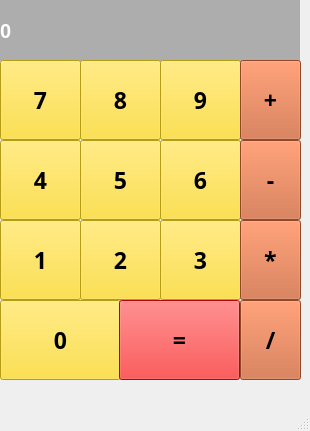
<?xml version="1.0" encoding="UTF-8"?>
<ui version="4.0">
 <class>MainWindow</class>
 <widget class="QMainWindow" name="MainWindow">
  <property name="geometry">
   <rect>
    <x>0</x>
    <y>0</y>
    <width>310</width>
    <height>431</height>
   </rect>
  </property>
  <property name="windowTitle">
   <string>Калькулятор</string>
  </property>
  <widget class="QWidget" name="centralwidget">
   <widget class="QPushButton" name="pushButton_0">
    <property name="geometry">
     <rect>
      <x>0</x>
      <y>300</y>
      <width>121</width>
      <height>80</height>
     </rect>
    </property>
    <property name="font">
     <font>
      <family>Gilroy</family>
      <pointsize>17</pointsize>
      <weight>75</weight>
      <bold>true</bold>
     </font>
    </property>
    <property name="styleSheet">
     <string notr="true">background-color: rgb(255, 218, 28);</string>
    </property>
    <property name="text">
     <string>0</string>
    </property>
    <property name="autoDefault">
     <bool>false</bool>
    </property>
   </widget>
   <widget class="QLabel" name="screen">
    <property name="geometry">
     <rect>
      <x>0</x>
      <y>0</y>
      <width>300</width>
      <height>61</height>
     </rect>
    </property>
    <property name="font">
     <font>
      <pointsize>15</pointsize>
      <weight>75</weight>
      <bold>true</bold>
     </font>
    </property>
    <property name="styleSheet">
     <string notr="true">background-color: rgb(173, 173, 173);
color: rgb(255, 255, 255);</string>
    </property>
    <property name="text">
     <string>0</string>
    </property>
    <property name="margin">
     <number>10</number>
    </property>
   </widget>
   <widget class="QPushButton" name="pushButton_enter">
    <property name="geometry">
     <rect>
      <x>119</x>
      <y>300</y>
      <width>121</width>
      <height>80</height>
     </rect>
    </property>
    <property name="font">
     <font>
      <family>Gilroy</family>
      <pointsize>17</pointsize>
      <weight>75</weight>
      <bold>true</bold>
     </font>
    </property>
    <property name="styleSheet">
     <string notr="true">background-color: rgb(255, 5, 5);</string>
    </property>
    <property name="text">
     <string>=</string>
    </property>
   </widget>
   <widget class="QPushButton" name="pushButton_1">
    <property name="geometry">
     <rect>
      <x>0</x>
      <y>220</y>
      <width>81</width>
      <height>80</height>
     </rect>
    </property>
    <property name="font">
     <font>
      <family>Gilroy</family>
      <pointsize>17</pointsize>
      <weight>75</weight>
      <bold>true</bold>
     </font>
    </property>
    <property name="styleSheet">
     <string notr="true">background-color: rgb(255, 218, 28);</string>
    </property>
    <property name="text">
     <string>1</string>
    </property>
   </widget>
   <widget class="QPushButton" name="pushButton_2">
    <property name="geometry">
     <rect>
      <x>80</x>
      <y>220</y>
      <width>81</width>
      <height>80</height>
     </rect>
    </property>
    <property name="font">
     <font>
      <family>Gilroy</family>
      <pointsize>17</pointsize>
      <weight>75</weight>
      <bold>true</bold>
     </font>
    </property>
    <property name="styleSheet">
     <string notr="true">background-color: rgb(255, 218, 28);</string>
    </property>
    <property name="text">
     <string>2</string>
    </property>
   </widget>
   <widget class="QPushButton" name="pushButton_3">
    <property name="geometry">
     <rect>
      <x>160</x>
      <y>220</y>
      <width>81</width>
      <height>80</height>
     </rect>
    </property>
    <property name="font">
     <font>
      <family>Gilroy</family>
      <pointsize>17</pointsize>
      <weight>75</weight>
      <bold>true</bold>
     </font>
    </property>
    <property name="styleSheet">
     <string notr="true">background-color: rgb(255, 218, 28);</string>
    </property>
    <property name="text">
     <string>3</string>
    </property>
   </widget>
   <widget class="QPushButton" name="pushButton_4">
    <property name="geometry">
     <rect>
      <x>0</x>
      <y>140</y>
      <width>81</width>
      <height>80</height>
     </rect>
    </property>
    <property name="font">
     <font>
      <family>Gilroy</family>
      <pointsize>17</pointsize>
      <weight>75</weight>
      <bold>true</bold>
     </font>
    </property>
    <property name="styleSheet">
     <string notr="true">background-color: rgb(255, 218, 28);</string>
    </property>
    <property name="text">
     <string>4</string>
    </property>
   </widget>
   <widget class="QPushButton" name="pushButton_5">
    <property name="geometry">
     <rect>
      <x>80</x>
      <y>140</y>
      <width>81</width>
      <height>80</height>
     </rect>
    </property>
    <property name="font">
     <font>
      <family>Gilroy</family>
      <pointsize>17</pointsize>
      <weight>75</weight>
      <bold>true</bold>
     </font>
    </property>
    <property name="styleSheet">
     <string notr="true">background-color: rgb(255, 218, 28);</string>
    </property>
    <property name="text">
     <string>5</string>
    </property>
   </widget>
   <widget class="QPushButton" name="pushButton_6">
    <property name="geometry">
     <rect>
      <x>160</x>
      <y>140</y>
      <width>81</width>
      <height>80</height>
     </rect>
    </property>
    <property name="font">
     <font>
      <family>Gilroy</family>
      <pointsize>17</pointsize>
      <weight>75</weight>
      <bold>true</bold>
     </font>
    </property>
    <property name="styleSheet">
     <string notr="true">background-color: rgb(255, 218, 28);</string>
    </property>
    <property name="text">
     <string>6</string>
    </property>
   </widget>
   <widget class="QPushButton" name="pushButton_8">
    <property name="geometry">
     <rect>
      <x>80</x>
      <y>60</y>
      <width>81</width>
      <height>80</height>
     </rect>
    </property>
    <property name="font">
     <font>
      <family>Gilroy</family>
      <pointsize>17</pointsize>
      <weight>75</weight>
      <bold>true</bold>
     </font>
    </property>
    <property name="styleSheet">
     <string notr="true">background-color: rgb(255, 218, 28);</string>
    </property>
    <property name="text">
     <string>8</string>
    </property>
   </widget>
   <widget class="QPushButton" name="pushButton_9">
    <property name="geometry">
     <rect>
      <x>160</x>
      <y>60</y>
      <width>81</width>
      <height>80</height>
     </rect>
    </property>
    <property name="font">
     <font>
      <family>Gilroy</family>
      <pointsize>17</pointsize>
      <weight>75</weight>
      <bold>true</bold>
     </font>
    </property>
    <property name="styleSheet">
     <string notr="true">background-color: rgb(255, 218, 28);</string>
    </property>
    <property name="text">
     <string>9</string>
    </property>
   </widget>
   <widget class="QPushButton" name="pushButton_7">
    <property name="geometry">
     <rect>
      <x>0</x>
      <y>60</y>
      <width>81</width>
      <height>80</height>
     </rect>
    </property>
    <property name="font">
     <font>
      <family>Gilroy</family>
      <pointsize>17</pointsize>
      <weight>75</weight>
      <bold>true</bold>
     </font>
    </property>
    <property name="styleSheet">
     <string notr="true">background-color: rgb(255, 218, 28);</string>
    </property>
    <property name="text">
     <string>7</string>
    </property>
    <property name="autoDefault">
     <bool>false</bool>
    </property>
   </widget>
   <widget class="QPushButton" name="pushButton_plus">
    <property name="geometry">
     <rect>
      <x>240</x>
      <y>60</y>
      <width>61</width>
      <height>80</height>
     </rect>
    </property>
    <property name="font">
     <font>
      <family>Gilroy</family>
      <pointsize>17</pointsize>
      <weight>75</weight>
      <bold>true</bold>
     </font>
    </property>
    <property name="styleSheet">
     <string notr="true">background-color: rgb(205, 100, 55);</string>
    </property>
    <property name="text">
     <string>+</string>
    </property>
   </widget>
   <widget class="QPushButton" name="pushButton_minus">
    <property name="geometry">
     <rect>
      <x>240</x>
      <y>140</y>
      <width>61</width>
      <height>80</height>
     </rect>
    </property>
    <property name="font">
     <font>
      <family>Gilroy</family>
      <pointsize>17</pointsize>
      <weight>75</weight>
      <bold>true</bold>
     </font>
    </property>
    <property name="styleSheet">
     <string notr="true">background-color: rgb(205, 100, 55);</string>
    </property>
    <property name="text">
     <string>-</string>
    </property>
   </widget>
   <widget class="QPushButton" name="pushButton_mult">
    <property name="geometry">
     <rect>
      <x>240</x>
      <y>220</y>
      <width>61</width>
      <height>80</height>
     </rect>
    </property>
    <property name="font">
     <font>
      <family>Gilroy</family>
      <pointsize>17</pointsize>
      <weight>75</weight>
      <bold>true</bold>
     </font>
    </property>
    <property name="styleSheet">
     <string notr="true">background-color: rgb(205, 100, 55);</string>
    </property>
    <property name="text">
     <string>*</string>
    </property>
   </widget>
   <widget class="QPushButton" name="pushButton_divide">
    <property name="geometry">
     <rect>
      <x>240</x>
      <y>300</y>
      <width>61</width>
      <height>80</height>
     </rect>
    </property>
    <property name="font">
     <font>
      <family>Gilroy</family>
      <pointsize>17</pointsize>
      <weight>75</weight>
      <bold>true</bold>
     </font>
    </property>
    <property name="styleSheet">
     <string notr="true">background-color: rgb(205, 100, 55);</string>
    </property>
    <property name="text">
     <string>/</string>
    </property>
   </widget>
  </widget>
  <widget class="QMenuBar" name="menubar">
   <property name="geometry">
    <rect>
     <x>0</x>
     <y>0</y>
     <width>310</width>
     <height>26</height>
    </rect>
   </property>
  </widget>
  <widget class="QStatusBar" name="statusbar"/>
 </widget>
 <resources/>
 <connections/>
</ui>
